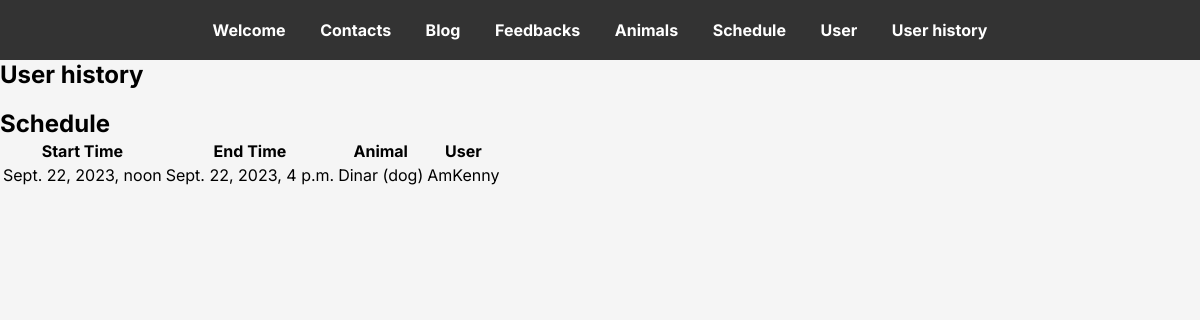
/user/history (signed in), run on an earlier commit of the app's database.
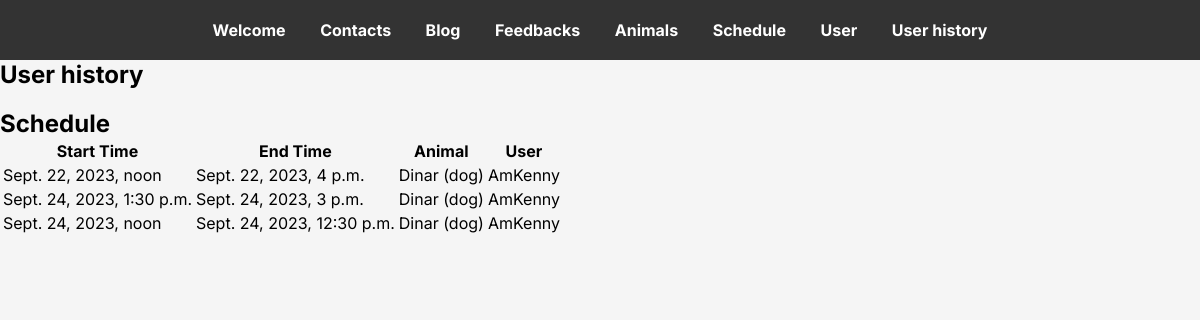
And on a later commit of the database.
### animals/models.py (models this page shows)
class Schedule(models.Model):
    start_time = models.DateTimeField()
    end_time = models.DateTimeField()
    animal = models.ForeignKey(Animal, on_delete=models.CASCADE)
    user = models.ForeignKey(User, on_delete=models.CASCADE)

class Animal(models.Model):
    name = models.CharField(max_length=255)
    type = models.CharField(max_length=255)
    sex = models.ForeignKey(Sex, on_delete=models.CASCADE)
    age = models.PositiveIntegerField()
    breed = models.CharField(max_length=255)
    availability = models.BooleanField()
    description = models.TextField()
    healthy = models.BooleanField()
    def __str__(self):
        return f"{self.name} ({self.type})"

### user/views.py (the view)
# urls.py: path('user/history', views.user_history, name='user_history')
def user_history(request):
    if not request.user.is_authenticated:
        return redirect('/login')
    user_schedule = animals.models.Schedule.objects.filter(user=request.user)
    return render(request, 'user/user_history.html', {"schedules": user_schedule})

### templates/user/user_history.html (shortened to what this page needs)
{% extends "base.html" %}
{% block content %}
    <h1>User history</h1>
    <h2>Schedule</h2>
    <table>
        <thead>
            <tr>
                <th>Start Time</th>
                <th>End Time</th>
                <th>Animal</th>
                <th>User</th>
            </tr>
        </thead>
        <tbody>
            {% for schedule in schedules %}
                <tr>
                    <td>{{ schedule.start_time }}</td>
                    <td>{{ schedule.end_time }}</td>
                    <td>{{ schedule.animal }}</td>
                    <td>{{ schedule.user }}</td>
                </tr>
            {% endfor %}
        </tbody>
    </table>
{% endblock %}

What changed in the data, as far as the page shows it:
added Schedule: start_time "Sept. 24, 2023, 1:30 p.m.", end_time "Sept. 24, 2023, 3 p.m.", animal "Dinar (dog)", user "AmKenny"
added Schedule: start_time "Sept. 24, 2023, noon", end_time "Sept. 24, 2023, 12:30 p.m.", animal "Dinar (dog)", user "AmKenny"
